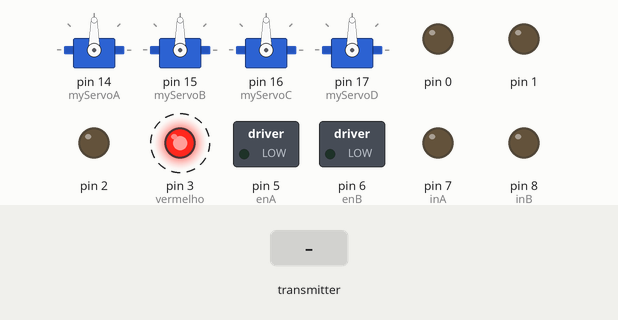
Simulated run of this sketch. Board: Arduino Uno, built with avr-gcc and run on an emulated ATmega328P. Parts: 4 × servo, switched loads named in the sketch (green lamp = pin HIGH), output pins drawn as LEDs (lit = HIGH). Dashed ring = blinking. Inputs (shaded band) come from the test bench. No radio packets arrive unless stated.

Above: at 1.2 s.
1.3 s: the transmitter starts sending joystick.0 = 0
At 3.77 s:
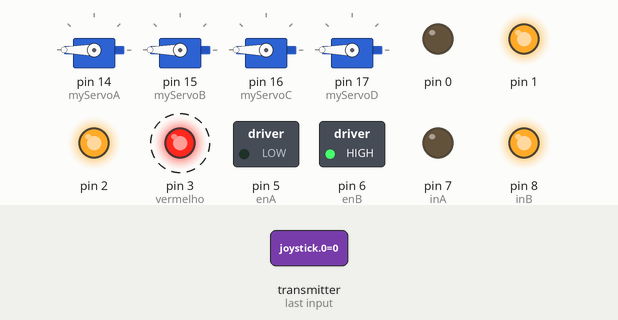
4.3 s: the transmitter starts sending joystick.1 = 1023
At 5.8 s:
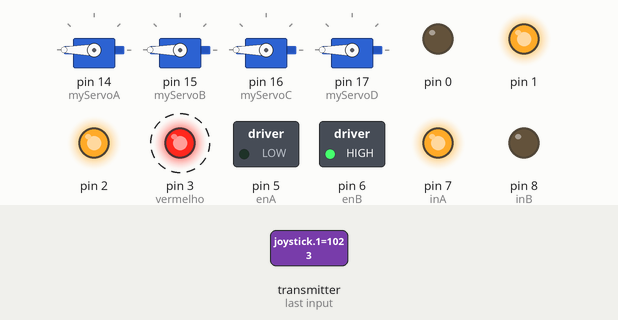
7.3 s: the transmitter starts sending joystick.2 = 1023
At 9.99 s:
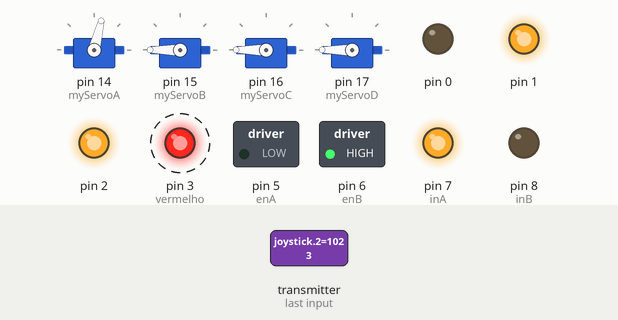
10.3 s: the transmitter starts sending joystick.3 = 1023
At 12.99 s:
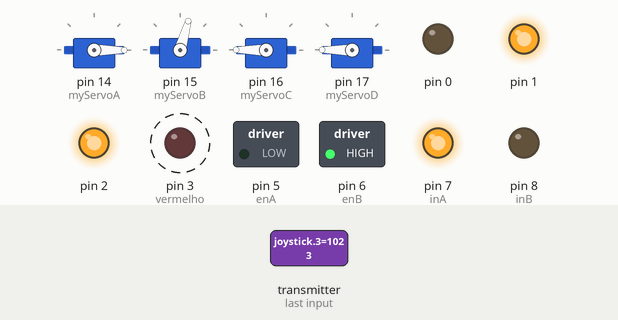
13.3 s: the transmitter starts sending joystick.4 = 1023
At 14.01 s:
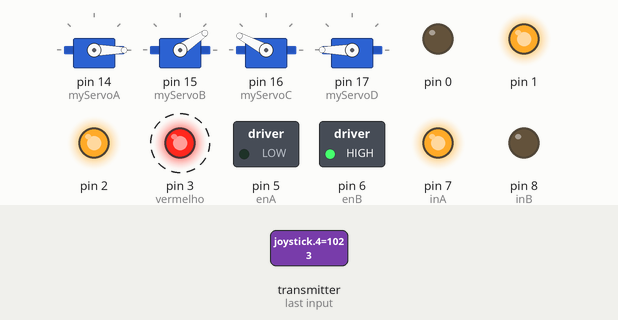
16.3 s: the transmitter starts sending joystick.5 = 1023
At 21.7 s:
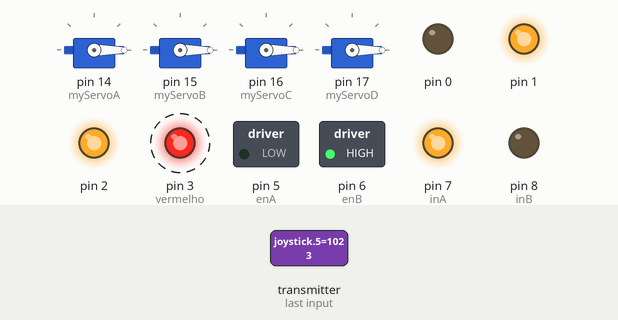
Timing chart, 0 to 21.9 s (numbered marks = the images above; inputs shaded):
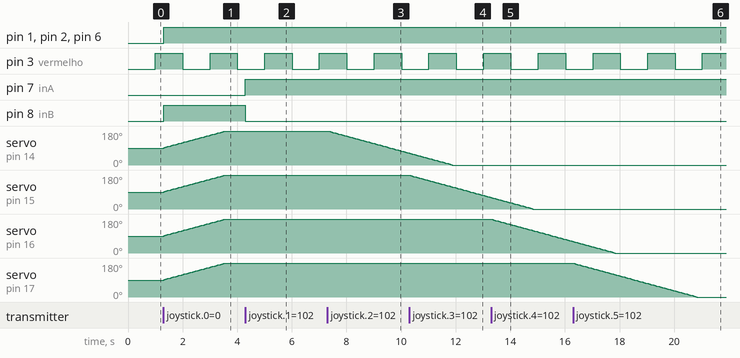

The sketch:

RX-CarBraRob-25122021.ino
```cpp
/*
---- Receiver Code ----
*/

#include <Servo.h>
#include <SPI.h>
#include "RF24.h"
#define enA 5
#define enB 6
#define inA 7
#define inB 8
//++++++++++++++++++++++++++++++++++++++++++++++++++++++++++++
#define vermelho 3 // Assimila à palavra "vermelho" o numero 3
//++++++++++++++++++++++++++++++++++++++++++++++++++++++++++++
// #define in1 3
// #define in2 4
// #define in3 9
// #define in4 10
//++++++++++++++++++++++++++++++++++++++++++++++++++++++++++++++++++++++++
void acendeV(); // Funçao que controla o acendimento do led vermelho
void espera(); // Funçao delay
unsigned long tempoV=0; // Variavel para armazenar o tempo do LED vermelho
bool comutarV = false;
//++++++++++++++++++++++++++++++++++++++++++++++++++++++++++++++++++++++++
int motorSpeedA = 0;
int motorSpeedB = 0;

int positionA = 90;
int positionB = 90;
int positionC = 90;
int positionD = 90;
// int positionE = 90;
// int positionF = 90;
Servo myServoA;
Servo myServoB;
Servo myServoC;
Servo myServoD;
// Servo myServoE;
// Servo myServoF;

long previousMillis = 0;
long interval = 15;

unsigned long SetTime;

boolean lastButton1 = LOW;
boolean lastButton2 = LOW;
// boolean lastButton3 = LOW;
// boolean lastButton4 = LOW;
boolean ledOn1 = false;
boolean ledOn2 = false;
// boolean ledOn3 = false;
// boolean ledOn4 = false;
int buttonState1 = 0;
int buttonState2 = 0;
// int buttonState3 = 0;
// int buttonState4 = 0;

int joystick[12];

RF24 radio(9,10);
const uint64_t pipe = 0x7878787878LL;

void setup()
{
  pinMode(enA, OUTPUT);
  pinMode(enB, OUTPUT);
  pinMode(inA, OUTPUT);
  pinMode(inB, OUTPUT);
  // pinMode(in1, OUTPUT);
  // pinMode(in2, OUTPUT);
  // pinMode(in3, OUTPUT);
  // pinMode(in4, OUTPUT);
  myServoA.attach(14);
  myServoB.attach(15);
  myServoC.attach(16);
  myServoD.attach(17);
//   myServoE.attach(18);
//   myServoF.attach(19);
  //==================
  pinMode(2, OUTPUT);
  pinMode(1, OUTPUT);
  pinMode(0, OUTPUT);
//++++++++++++++++++++++++++
  pinMode(vermelho, OUTPUT);
//++++++++++++++++++++++++++
  radio.begin();
  radio.openReadingPipe(1, pipe);
  radio.startListening();
}

void loop()
{
//+++++++++++
  acendeV();
  espera();
//+++++++++++

  if(radio.available())
  {
    bool done = false;
    while (!done)
    {
      done = radio.read(joystick, sizeof(joystick));

      unsigned long currentMillis = millis();
      if(currentMillis - previousMillis > interval)

      {
        previousMillis = currentMillis;

      if (millis() - SetTime < 30)
      {
        digitalWrite(0, HIGH);
      }
      else if (millis() - SetTime < 1000)
      {
        digitalWrite(0, LOW);
      }
      else
      {
        SetTime = millis();
      }

      //WHEEL MOTORS
      int xAxis = joystick[0];
      int yAxis = joystick[1];

      if (yAxis < 470)
      {
      /*  digitalWrite(in1, HIGH);
          digitalWrite(in2, LOW);
          digitalWrite(in3, HIGH);
          digitalWrite(in4, LOW);
      */
        digitalWrite(enA, HIGH);
        digitalWrite(enB, HIGH);
        // digitalWrite(inA, HIGH);
        // digitalWrite(inB, LOW);
        digitalWrite(inA, LOW);
        digitalWrite(inB, HIGH);

        motorSpeedA = map(yAxis, 470, 0, 0, 255);
        motorSpeedB = map(yAxis, 470, 0, 0, 255);
      }
      else if (yAxis > 550)
      {
     /* digitalWrite(in1, LOW);
        digitalWrite(in2, HIGH);
        digitalWrite(in3, LOW);
        digitalWrite(in4, HIGH);
      */
        digitalWrite(enA, HIGH);
        digitalWrite(enB, HIGH);
        // digitalWrite(inA, LOW);
        // digitalWrite(inB, HIGH);
        digitalWrite(inA, HIGH);
        digitalWrite(inB, LOW);

        motorSpeedA = map(yAxis, 550, 1023, 0, 255);
        motorSpeedB = map(yAxis, 550, 1023, 0, 255);
      }
      else
      {
        motorSpeedA = 0;
        motorSpeedB = 0;
      }
      if (xAxis < 400)
      {
        int xMapped = map(xAxis, 400, 0, 0, 255);
        motorSpeedA = motorSpeedA - xMapped;
        motorSpeedB = motorSpeedB + xMapped;
        if (motorSpeedA < 0)
        {
          motorSpeedA = 0;
        }
        if (motorSpeedB > 255)
        {
          motorSpeedB = 255;
        }
      }
      if (xAxis > 620)
      {
        int xMapped = map(xAxis, 620, 1023, 0, 255);
        motorSpeedA = motorSpeedA + xMapped;
        motorSpeedB = motorSpeedB - xMapped;
        if (motorSpeedA > 255)
        {
          motorSpeedA = 255;
        }
        if (motorSpeedB < 0)
        {
          motorSpeedB = 0;
        }
      }
      if (motorSpeedA < 70)
      {
        motorSpeedA = 0;
      }
      if (motorSpeedB < 70)
      {
        motorSpeedB = 0;
      }

      analogWrite(enA, motorSpeedA);
      analogWrite(enB, motorSpeedB);

      //SERVOs for Joint 1 and Joint 2

        // if(joystick[2] < 412 && positionA < 170)
        if(joystick[2] < 412 && positionA < 180)
        {
          positionA+=2;
          myServoA.write(positionA);
        }
        // if(joystick[2] > 612 && positionA > 10)
        if(joystick[2] > 612 && positionA > 0)
        {
          positionA-=2;
          myServoA.write(positionA);
        }
        // if(joystick[3] < 412 && positionB < 170)
        if(joystick[3] < 412 && positionB < 180)
        {
          positionB+=2;
          myServoB.write(positionB);
        }
        // if(joystick[3] > 612 && positionB > 10)
        if(joystick[3] > 612 && positionB > 0)
        {
          positionB-=2;
          myServoB.write(positionB);
        }

      //SERVOs for Joint 3 and Gripper

        // if(joystick[4] < 412 && positionC < 170)
        if(joystick[4] < 412 && positionC < 180)
        {
          positionC+=2;
          myServoC.write(positionC);
        }
        // if(joystick[4] > 612 && positionC > 10)
        if(joystick[4] > 612 && positionC > 0)
        {
          positionC-=2;
          myServoC.write(positionC);
        }
        // if(joystick[5] < 412 && positionD < 170)
        if(joystick[5] < 412 && positionD < 180)
        {
          positionD+=2;
          myServoD.write(positionD);
        }
        // if(joystick[5] > 612 && positionD > 10)
        if(joystick[5] > 612 && positionD > 0)
        {
          positionD-=2;
          myServoD.write(positionD);
        }

/*      //SERVOs for Camera
      if(ledOn4 == HIGH)
      {
        int joy6 = map(joystick[6], 0, 1023, 0, 179);
        myServoE.write(joy6);
        int joy7 = map(joystick[7], 0, 1023, 0, 179);
        myServoF.write(joy7);
       }

      if(ledOn4 == LOW)
      {
        if(joystick[6] < 412 && positionE < 170)
        {
          positionE+=2;
          myServoE.write(positionE);
        }
        if(joystick[6] > 612 && positionE > 10)
        {
          positionE-=2;
          myServoE.write(positionE);
        }
        if(joystick[7] < 412 && positionF < 170)
        {
          positionF+=2;
          myServoF.write(positionF);
        }
        if(joystick[7] > 612 && positionF > 10)
        {
          positionF-=2;
          myServoF.write(positionF);
        }
      }
 */
      buttonState1 = joystick[8];
      if (buttonState1 == HIGH && lastButton1 == LOW)
      {
        ledOn1 = !ledOn1;
        lastButton1 = HIGH;
      }
      else
      {
        lastButton1 = buttonState1;
      }

      buttonState2 = joystick[9];
      if (buttonState2 == HIGH && lastButton2 == LOW)
      {
        ledOn2 = !ledOn2;
        lastButton2 = HIGH;
      }
      else
      {
        lastButton2 = buttonState2;
      }
      digitalWrite(1, !ledOn1);
      digitalWrite(2, !ledOn2);
      // digitalWrite(2, !joystick[10]);
  //++++++++++++++++++++++++++++++++++++
  /*
  //
      buttonState3 = joystick[11];
    if (buttonState3 == HIGH && lastButton3 == LOW)
    {
        ledOn3 = !ledOn3;
        lastButton3 = HIGH;
      }
      else
      {
      lastButton3 = buttonState3;
     }
     digitalWrite(3, !ledOn3);
     digitalWrite(3, !joystick[11]);

  //++++++++++++++++++++++++++++++++++++
      buttonState4 = joystick[11];
      if (buttonState4 == HIGH && lastButton4 == LOW)
      {
        ledOn4 = !ledOn4;
        lastButton4 = HIGH;
      }
      else
      {
        lastButton4 = buttonState4;
      }

    */
    }
  }
}
}
//+++++++++++++++++++++++++++++++++++++++++++++++++++++++++++++++++++++++++++++++++++++++++++++++++++++++++++++++++++++++++++++
void acendeV(){
  if(comutarV){
    digitalWrite(vermelho, !digitalRead(vermelho)); // Comando que comuta o estado do pino, se era alto vira baixo e vice-versa
    tempoV=millis();
    comutarV=false;
  }
}
void espera(){
  //-------LED vermelho
  if(!comutarV && millis()-tempoV>=1000){
    comutarV = true;
  }
  }
//+++++++++++++++++++++++++++++++++++++++++++++++++++++++++++++++++++++++++++++++++++++++++++++++++++++++++++++++++++++++++++++
```

Measured:
- after the input at 1.3 s, pin 1, pin 2, pin 6 (enB), pin 8 (inB): LOW → HIGH at once; servo on pin 14 (myServoA), servo on pin 15 (myServoB), servo on pin 16 (myServoC), servo on pin 17 (myServoD): moves from 90° to 180° over 2.2 s, starting at once
- after the input at 4.3 s, pin 7 (inA): LOW → HIGH at once; pin 8 (inB): HIGH → LOW at once
- after the input at 7.3 s, servo on pin 14 (myServoA): moves from 180° to 64° over 2.9 s, starting after 0.05 s
- after the input at 10.3 s, servo on pin 15 (myServoB): moves from 180° to 62° over 3.0 s, starting at once
- after the input at 13.3 s, servo on pin 16 (myServoC): moves from 180° to 62° over 3.0 s, starting at once
- after the input at 16.3 s, servo on pin 17 (myServoD): moves from 180° to 0° over 4.5 s, starting at once
- by itself, pin 3 (vermelho): alternates HIGH for 1.0 s and LOW for 1.0 s
